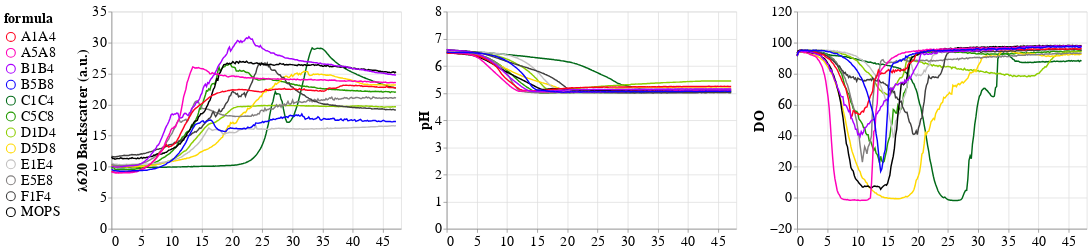

Source (notebook cell):
### Code cell
od=lectorfigi('mean(OD600)',"\u03BB620 Backscatter (a.u.)",35,0)
ph=lectorfigi('mean(pH)',"pH",8,0)
DO=lectorfigi('mean(DO)',"DO",120,-20)
chart2=od|ph|DO
chart2=chart2.configure_axis(
        labelFontSize=20,
        titleFontSize=20
    ).configure_legend(
        labelFontSize=20,
        titleFontSize=20,
        symbolSize=150)
chart2#.save('ARTDBTL4-0.html')

### Figure 1 — Vega-Lite specification as saved in the notebook (floating-point values rounded to 4 significant figures; data arrays with more than 128 entries replaced by an {"elided": "..."} marker saying what was removed)
{"config": {"view": {"continuousWidth": 400, "continuousHeight": 300}, "axis": {"labelFontSize": 20, "titleFontSize": 20}, "legend": {"labelFontSize": 20, "symbolSize": 150, "titleFontSize": 20}}, "hconcat": [{"layer": [{"data": {"name": "data-678998be72af564d701b6e126205ebe7"}, "mark": {"type": "line", "opacity": 1}, "encoding": {"color": {"condition": {"type": "nominal", "field": "condition", "legend": {"columns": 1, "orient": "left", "symbolLimit": 0, "symbolType": "circle", "title": "formula"}, "scale": {"range": ["#ff001e", "#ff00ba", "#a900ff", "#0d00ff", "#006918", "#249b00", "#8dcd00", "#ffd900", "#c2c0c0", "#827f7f", "#414040", "black"]}, "selection": {"or": ["selector001", "selector002"]}}, "value": "gray"}, "opacity": {"condition": {"value": 1.0, "selection": {"or": ["selector001", "selector002"]}}, "value": 0.25}, "tooltip": [{"type": "nominal", "field": "condition"}], "x": {"type": "quantitative", "axis": {"labels": true}, "field": "Time", "scale": {"domain": [0, 48]}, "title": null}, "y": {"type": "quantitative", "aggregate": "mean", "axis": {"labels": true}, "field": "OD600", "scale": {"clamp": true, "domain": [0, 35]}, "title": "λ620 Backscatter (a.u.)"}}, "selection": {"selector001": {"type": "multi", "fields": ["condition"], "bind": "legend"}, "selector002": {"type": "multi"}}}, {"data": {"name": "data-c5783cc1e35d914dffa1f353fa695ea2"}, "mark": {"type": "line", "opacity": 1}, "encoding": {"color": {"condition": {"type": "nominal", "field": "condition", "legend": {"columns": 1, "orient": "left", "symbolLimit": 0, "symbolType": "circle", "title": "formula"}, "scale": {"range": ["#ff001e", "#ff00ba", "#a900ff", "#0d00ff", "#006918", "#249b00", "#8dcd00", "#ffd900", "#c2c0c0", "#827f7f", "#414040", "black"]}, "selection": {"or": ["selector003", "selector004"]}}, "value": "gray"}, "opacity": {"condition": {"value": 1.0, "selection": {"or": ["selector003", "selector004"]}}, "value": 0.25}, "tooltip": [{"type": "nominal", "field": "condition"}], "x": {"type": "quantitative", "axis": {"labels": true}, "field": "Time", "scale": {"domain": [0, 48]}, "title": null}, "y": {"type": "quantitative", "aggregate": "mean", "axis": {"labels": true}, "field": "OD600", "scale": {"clamp": true, "domain": [0, 35]}, "title": "λ620 Backscatter (a.u.)"}}, "selection": {"selector003": {"type": "multi", "fields": ["condition"], "bind": "legend"}, "selector004": {"type": "multi"}}}, {"data": {"name": "data-6414638659ca7c16ea4bf67f7bc75a1a"}, "mark": {"type": "line", "opacity": 1}, "encoding": {"color": {"condition": {"type": "nominal", "field": "condition", "legend": {"columns": 1, "orient": "left", "symbolLimit": 0, "symbolType": "circle", "title": "formula"}, "scale": {"range": ["#ff001e", "#ff00ba", "#a900ff", "#0d00ff", "#006918", "#249b00", "#8dcd00", "#ffd900", "#c2c0c0", "#827f7f", "#414040", "black"]}, "selection": {"or": ["selector005", "selector006"]}}, "value": "gray"}, "opacity": {"condition": {"value": 1.0, "selection": {"or": ["selector005", "selector006"]}}, "value": 0.25}, "tooltip": [{"type": "nominal", "field": "condition"}], "x": {"type": "quantitative", "axis": {"labels": true}, "field": "Time", "scale": {"domain": [0, 48]}, "title": null}, "y": {"type": "quantitative", "aggregate": "mean", "axis": {"labels": true}, "field": "OD600", "scale": {"clamp": true, "domain": [0, 35]}, "title": "λ620 Backscatter (a.u.)"}}, "selection": {"selector005": {"type": "multi", "fields": ["condition"], "bind": "legend"}, "selector006": {"type": "multi"}}}]}, {"layer": [{"data": {"name": "data-678998be72af564d701b6e126205ebe7"}, "mark": {"type": "line", "opacity": 1}, "encoding": {"color": {"condition": {"type": "nominal", "field": "condition", "legend": {"columns": 1, "orient": "left", "symbolLimit": 0, "symbolType": "circle", "title": "formula"}, "scale": {"range": ["#ff001e", "#ff00ba", "#a900ff", "#0d00ff", "#006918", "#249b00", "#8dcd00", "#ffd900", "#c2c0c0", "#827f7f", "#414040", "black"]}, "selection": {"or": ["selector007", "selector008"]}}, "value": "gray"}, "opacity": {"condition": {"value": 1.0, "selection": {"or": ["selector007", "selector008"]}}, "value": 0.25}, "tooltip": [{"type": "nominal", "field": "condition"}], "x": {"type": "quantitative", "axis": {"labels": true}, "field": "Time", "scale": {"domain": [0, 48]}, "title": null}, "y": {"type": "quantitative", "aggregate": "mean", "axis": {"labels": true}, "field": "pH", "scale": {"clamp": true, "domain": [0, 8]}, "title": "pH"}}, "selection": {"selector007": {"type": "multi", "fields": ["condition"], "bind": "legend"}, "selector008": {"type": "multi"}}}, {"data": {"name": "data-c5783cc1e35d914dffa1f353fa695ea2"}, "mark": {"type": "line", "opacity": 1}, "encoding": {"color": {"condition": {"type": "nominal", "field": "condition", "legend": {"columns": 1, "orient": "left", "symbolLimit": 0, "symbolType": "circle", "title": "formula"}, "scale": {"range": ["#ff001e", "#ff00ba", "#a900ff", "#0d00ff", "#006918", "#249b00", "#8dcd00", "#ffd900", "#c2c0c0", "#827f7f", "#414040", "black"]}, "selection": {"or": ["selector009", "selector010"]}}, "value": "gray"}, "opacity": {"condition": {"value": 1.0, "selection": {"or": ["selector009", "selector010"]}}, "value": 0.25}, "tooltip": [{"type": "nominal", "field": "condition"}], "x": {"type": "quantitative", "axis": {"labels": true}, "field": "Time", "scale": {"domain": [0, 48]}, "title": null}, "y": {"type": "quantitative", "aggregate": "mean", "axis": {"labels": true}, "field": "pH", "scale": {"clamp": true, "domain": [0, 8]}, "title": "pH"}}, "selection": {"selector009": {"type": "multi", "fields": ["condition"], "bind": "legend"}, "selector010": {"type": "multi"}}}, {"data": {"name": "data-6414638659ca7c16ea4bf67f7bc75a1a"}, "mark": {"type": "line", "opacity": 1}, "encoding": {"color": {"condition": {"type": "nominal", "field": "condition", "legend": {"columns": 1, "orient": "left", "symbolLimit": 0, "symbolType": "circle", "title": "formula"}, "scale": {"range": ["#ff001e", "#ff00ba", "#a900ff", "#0d00ff", "#006918", "#249b00", "#8dcd00", "#ffd900", "#c2c0c0", "#827f7f", "#414040", "black"]}, "selection": {"or": ["selector011", "selector012"]}}, "value": "gray"}, "opacity": {"condition": {"value": 1.0, "selection": {"or": ["selector011", "selector012"]}}, "value": 0.25}, "tooltip": [{"type": "nominal", "field": "condition"}], "x": {"type": "quantitative", "axis": {"labels": true}, "field": "Time", "scale": {"domain": [0, 48]}, "title": null}, "y": {"type": "quantitative", "aggregate": "mean", "axis": {"labels": true}, "field": "pH", "scale": {"clamp": true, "domain": [0, 8]}, "title": "pH"}}, "selection": {"selector011": {"type": "multi", "fields": ["condition"], "bind": "legend"}, "selector012": {"type": "multi"}}}]}, {"layer": [{"data": {"name": "data-678998be72af564d701b6e126205ebe7"}, "mark": {"type": "line", "opacity": 1}, "encoding": {"color": {"condition": {"type": "nominal", "field": "condition", "legend": {"columns": 1, "orient": "left", "symbolLimit": 0, "symbolType": "circle", "title": "formula"}, "scale": {"range": ["#ff001e", "#ff00ba", "#a900ff", "#0d00ff", "#006918", "#249b00", "#8dcd00", "#ffd900", "#c2c0c0", "#827f7f", "#414040", "black"]}, "selection": {"or": ["selector013", "selector014"]}}, "value": "gray"}, "opacity": {"condition": {"value": 1.0, "selection": {"or": ["selector013", "selector014"]}}, "value": 0.25}, "tooltip": [{"type": "nominal", "field": "condition"}], "x": {"type": "quantitative", "axis": {"labels": true}, "field": "Time", "scale": {"domain": [0, 48]}, "title": null}, "y": {"type": "quantitative", "aggregate": "mean", "axis": {"labels": true}, "field": "DO", "scale": {"clamp": true, "domain": [-20, 120]}, "title": "DO"}}, "selection": {"selector013": {"type": "multi", "fields": ["condition"], "bind": "legend"}, "selector014": {"type": "multi"}}}, {"data": {"name": "data-c5783cc1e35d914dffa1f353fa695ea2"}, "mark": {"type": "line", "opacity": 1}, "encoding": {"color": {"condition": {"type": "nominal", "field": "condition", "legend": {"columns": 1, "orient": "left", "symbolLimit": 0, "symbolType": "circle", "title": "formula"}, "scale": {"range": ["#ff001e", "#ff00ba", "#a900ff", "#0d00ff", "#006918", "#249b00", "#8dcd00", "#ffd900", "#c2c0c0", "#827f7f", "#414040", "black"]}, "selection": {"or": ["selector015", "selector016"]}}, "value": "gray"}, "opacity": {"condition": {"value": 1.0, "selection": {"or": ["selector015", "selector016"]}}, "value": 0.25}, "tooltip": [{"type": "nominal", "field": "condition"}], "x": {"type": "quantitative", "axis": {"labels": true}, "field": "Time", "scale": {"domain": [0, 48]}, "title": null}, "y": {"type": "quantitative", "aggregate": "mean", "axis": {"labels": true}, "field": "DO", "scale": {"clamp": true, "domain": [-20, 120]}, "title": "DO"}}, "selection": {"selector015": {"type": "multi", "fields": ["condition"], "bind": "legend"}, "selector016": {"type": "multi"}}}, {"data": {"name": "data-6414638659ca7c16ea4bf67f7bc75a1a"}, "mark": {"type": "line", "opacity": 1}, "encoding": {"color": {"condition": {"type": "nominal", "field": "condition", "legend": {"columns": 1, "orient": "left", "symbolLimit": 0, "symbolType": "circle", "title": "formula"}, "scale": {"range": ["#ff001e", "#ff00ba", "#a900ff", "#0d00ff", "#006918", "#249b00", "#8dcd00", "#ffd900", "#c2c0c0", "#827f7f", "#414040", "black"]}, "selection": {"or": ["selector017", "selector018"]}}, "value": "gray"}, "opacity": {"condition": {"value": 1.0, "selection": {"or": ["selector017", "selector018"]}}, "value": 0.25}, "tooltip": [{"type": "nominal", "field": "condition"}], "x": {"type": "quantitative", "axis": {"labels": true}, "field": "Time", "scale": {"domain": [0, 48]}, "title": null}, "y": {"type": "quantitative", "aggregate": "mean", "axis": {"labels": true}, "field": "DO", "scale": {"clamp": true, "domain": [-20, 120]}, "title": "DO"}}, "selection": {"selector017": {"type": "multi", "fields": ["condition"], "bind": "legend"}, "selector018": {"type": "multi"}}}]}], "$schema": "https://vega.github.io/schema/vega-lite/v4.8.1.json", "datasets": {"data-678998be72af564d701b6e126205ebe7": {"elided": "3984 records"}, "data-c5783cc1e35d914dffa1f353fa695ea2": {"elided": "3984 records"}, "data-6414638659ca7c16ea4bf67f7bc75a1a": {"elided": "3984 records"}}}
